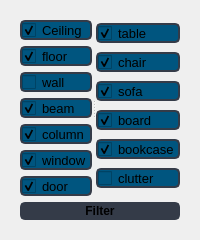
                  <widget class="QWidget" name="filter_page">
                   <layout class="QVBoxLayout" name="verticalLayout_9">
                    <item>
                     <widget class="QWidget" name="widget" native="true">
                      <property name="font">
                       <font>
                        <weight>50</weight>
                        <italic>false</italic>
                        <bold>false</bold>
                       </font>
                      </property>
                      <layout class="QVBoxLayout" name="verticalLayout_14">
                       <item>
                        <layout class="QVBoxLayout" name="verticalLayout_12">
                         <item>
                          <widget class="QSplitter" name="splitter">
                           <property name="orientation">
                            <enum>Qt::Horizontal</enum>
                           </property>
                           <widget class="QWidget" name="">
                            <layout class="QVBoxLayout" name="verticalLayout_10">
                             <item>
                              <widget class="QCheckBox" name="checkBox">
                               <property name="font">
                                <font>
                                 <family>MS Shell Dlg 2</family>
                                 <pointsize>10</pointsize>
                                 <weight>6</weight>
                                 <italic>false</italic>
                                 <bold>false</bold>
                                </font>
                               </property>
                               <property name="styleSheet">
                                <string notr="true">QCheckBox {
	font: 50 10pt &quot;MS Shell Dlg 2&quot;;
	background-color: rgb(0, 85, 127);
	border: 2px solid rgb(52, 59, 72);
	border-radius: 5px;
	padding: 1em;
}
QCheckBox:hover {
	background-color: rgb(33, 37, 43);
}
QCheckBox:pressed {	
	background-color: rgb(85, 170, 255);
}</string>
                               </property>
                               <property name="text">
                                <string>Ceiling</string>
                               </property>
                               <property name="checked">
                                <bool>true</bool>
                               </property>
                              </widget>
                             </item>
                             <item>
                              <widget class="QCheckBox" name="checkBox_2">
                               <property name="font">
                                <font>
                                 <family>MS Shell Dlg 2</family>
                                 <pointsize>10</pointsize>
                                 <weight>6</weight>
                                 <italic>false</italic>
                                 <bold>false</bold>
                                </font>
                               </property>
                               <property name="styleSheet">
                                <string notr="true">QCheckBox {
	font: 50 10pt &quot;MS Shell Dlg 2&quot;;
	background-color: rgb(0, 85, 127);
	border: 2px solid rgb(52, 59, 72);
	border-radius: 5px;
	padding: 1em;
}
QCheckBox:hover {
	background-color: rgb(33, 37, 43);
}
QCheckBox:pressed {	
	background-color: rgb(85, 170, 255);
}</string>
                               </property>
                               <property name="text">
                                <string>floor</string>
                               </property>
                               <property name="checked">
                                <bool>true</bool>
                               </property>
                              </widget>
                             </item>
                             <item>
                              <widget class="QCheckBox" name="checkBox_6">
                               <property name="font">
                                <font>
                                 <family>MS Shell Dlg 2</family>
                                 <pointsize>10</pointsize>
                                 <weight>6</weight>
                                 <italic>false</italic>
                                 <bold>false</bold>
                                </font>
                               </property>
                               <property name="styleSheet">
                                <string notr="true">QCheckBox {
	font: 50 10pt &quot;MS Shell Dlg 2&quot;;
	background-color: rgb(0, 85, 127);
	border: 2px solid rgb(52, 59, 72);
	border-radius: 5px;
	padding: 1em;
}
QCheckBox:hover {
	background-color: rgb(33, 37, 43);
}
QCheckBox:pressed {	
	background-color: rgb(85, 170, 255);
}</string>
                               </property>
                               <property name="text">
                                <string>wall</string>
                               </property>
                              </widget>
                             </item>
                             <item>
                              <widget class="QCheckBox" name="checkBox_7">
                               <property name="font">
                                <font>
                                 <family>MS Shell Dlg 2</family>
                                 <pointsize>10</pointsize>
                                 <weight>6</weight>
                                 <italic>false</italic>
                                 <bold>false</bold>
                                </font>
                               </property>
                               <property name="styleSheet">
                                <string notr="true">QCheckBox {
	font: 50 10pt &quot;MS Shell Dlg 2&quot;;
	background-color: rgb(0, 85, 127);
	border: 2px solid rgb(52, 59, 72);
	border-radius: 5px;
	padding: 1em;
}
QCheckBox:hover {
	background-color: rgb(33, 37, 43);
}
QCheckBox:pressed {	
	background-color: rgb(85, 170, 255);
}</string>
                               </property>
                               <property name="text">
                                <string>beam</string>
                               </property>
                               <property name="checked">
                                <bool>true</bool>
                               </property>
                              </widget>
                             </item>
                             <item>
                              <widget class="QCheckBox" name="checkBox_3">
                               <property name="font">
                                <font>
                                 <family>MS Shell Dlg 2</family>
                                 <pointsize>10</pointsize>
                                 <weight>6</weight>
                                 <italic>false</italic>
                                 <bold>false</bold>
                                </font>
                               </property>
                               <property name="styleSheet">
                                <string notr="true">QCheckBox {
	font: 50 10pt &quot;MS Shell Dlg 2&quot;;
	background-color: rgb(0, 85, 127);
	border: 2px solid rgb(52, 59, 72);
	border-radius: 5px;
	padding: 1em;
}
QCheckBox:hover {
	background-color: rgb(33, 37, 43);
}
QCheckBox:pressed {	
	background-color: rgb(85, 170, 255);
}</string>
                               </property>
                               <property name="text">
                                <string>column</string>
                               </property>
                               <property name="checked">
                                <bool>true</bool>
                               </property>
                              </widget>
                             </item>
                             <item>
                              <widget class="QCheckBox" name="checkBox_8">
                               <property name="font">
                                <font>
                                 <family>MS Shell Dlg 2</family>
                                 <pointsize>10</pointsize>
                                 <weight>6</weight>
                                 <italic>false</italic>
                                 <bold>false</bold>
                                </font>
                               </property>
                               <property name="styleSheet">
                                <string notr="true">QCheckBox {
	font: 50 10pt &quot;MS Shell Dlg 2&quot;;
	background-color: rgb(0, 85, 127);
	border: 2px solid rgb(52, 59, 72);
	border-radius: 5px;
	padding: 1em;
}
QCheckBox:hover {
	background-color: rgb(33, 37, 43);
}
QCheckBox:pressed {	
	background-color: rgb(85, 170, 255);
}</string>
                               </property>
                               <property name="text">
                                <string>window</string>
                               </property>
                               <property name="checked">
                                <bool>true</bool>
                               </property>
                              </widget>
                             </item>
                             <item>
                              <widget class="QCheckBox" name="checkBox_5">
                               <property name="font">
                                <font>
                                 <family>MS Shell Dlg 2</family>
                                 <pointsize>10</pointsize>
                                 <weight>6</weight>
                                 <italic>false</italic>
                                 <bold>false</bold>
                                </font>
                               </property>
                               <property name="styleSheet">
                                <string notr="true">QCheckBox {
	font: 50 10pt &quot;MS Shell Dlg 2&quot;;
	background-color: rgb(0, 85, 127);
	border: 2px solid rgb(52, 59, 72);
	border-radius: 5px;
	padding: 1em;
}
QCheckBox:hover {
	background-color: rgb(33, 37, 43);
}
QCheckBox:pressed {	
	background-color: rgb(85, 170, 255);
}</string>
                               </property>
                               <property name="text">
                                <string>door</string>
                               </property>
                               <property name="checked">
                                <bool>true</bool>
                               </property>
                              </widget>
                             </item>
                            </layout>
                           </widget>
                           <widget class="QWidget" name="">
                            <layout class="QVBoxLayout" name="verticalLayout_11">
                             <item>
                              <widget class="QCheckBox" name="checkBox_4">
                               <property name="font">
                                <font>
                                 <family>MS Shell Dlg 2</family>
                                 <pointsize>10</pointsize>
                                 <weight>6</weight>
                                 <italic>false</italic>
                                 <bold>false</bold>
                                </font>
                               </property>
                               <property name="styleSheet">
                                <string notr="true">QCheckBox {
	font: 50 10pt &quot;MS Shell Dlg 2&quot;;
	background-color: rgb(0, 85, 127);
	border: 2px solid rgb(52, 59, 72);
	border-radius: 5px;
	padding: 1em;
}
QCheckBox:hover {
	background-color: rgb(33, 37, 43);
}
QCheckBox:pressed {	
	background-color: rgb(85, 170, 255);
}</string>
                               </property>
                               <property name="text">
                                <string>table</string>
                               </property>
                               <property name="checked">
                                <bool>true</bool>
                               </property>
                              </widget>
                             </item>
                             <item>
                              <widget class="QCheckBox" name="checkBox_10">
                               <property name="font">
                                <font>
                                 <family>MS Shell Dlg 2</family>
                                 <pointsize>10</pointsize>
                                 <weight>6</weight>
                                 <italic>false</italic>
                                 <bold>false</bold>
                                </font>
                               </property>
                               <property name="styleSheet">
                                <string notr="true">QCheckBox {
	font: 50 10pt &quot;MS Shell Dlg 2&quot;;
	background-color: rgb(0, 85, 127);
	border: 2px solid rgb(52, 59, 72);
	border-radius: 5px;
	padding: 1em;
}
QCheckBox:hover {
	background-color: rgb(33, 37, 43);
}
QCheckBox:pressed {	
	background-color: rgb(85, 170, 255);
}</string>
                               </property>
                               <property name="text">
                                <string>chair</string>
                               </property>
                               <property name="checked">
                                <bool>true</bool>
                               </property>
                              </widget>
                             </item>
                             <item>
                              <widget class="QCheckBox" name="checkBox_9">
                               <property name="font">
                                <font>
                                 <family>MS Shell Dlg 2</family>
                                 <pointsize>10</pointsize>
                                 <weight>6</weight>
                                 <italic>false</italic>
                                 <bold>false</bold>
                                </font>
                               </property>
                               <property name="styleSheet">
                                <string notr="true">QCheckBox {
	font: 50 10pt &quot;MS Shell Dlg 2&quot;;
	background-color: rgb(0, 85, 127);
	border: 2px solid rgb(52, 59, 72);
	border-radius: 5px;
	padding: 1em;
}
QCheckBox:hover {
	background-color: rgb(33, 37, 43);
}
QCheckBox:pressed {	
	background-color: rgb(85, 170, 255);
}</string>
                               </property>
                               <property name="text">
                                <string>sofa</string>
                               </property>
                               <property name="checked">
                                <bool>true</bool>
                               </property>
                              </widget>
                             </item>
                             <item>
                              <widget class="QCheckBox" name="checkBox_11">
                               <property name="font">
                                <font>
                                 <family>MS Shell Dlg 2</family>
                                 <pointsize>10</pointsize>
                                 <weight>6</weight>
                                 <italic>false</italic>
                                 <bold>false</bold>
                                </font>
                               </property>
                               <property name="styleSheet">
                                <string notr="true">QCheckBox {
	font: 50 10pt &quot;MS Shell Dlg 2&quot;;
	background-color: rgb(0, 85, 127);
	border: 2px solid rgb(52, 59, 72);
	border-radius: 5px;
	padding: 1em;
}
QCheckBox:hover {
	background-color: rgb(33, 37, 43);
}
QCheckBox:pressed {	
	background-color: rgb(85, 170, 255);
}</string>
                               </property>
                               <property name="text">
                                <string>board</string>
                               </property>
                               <property name="checked">
                                <bool>true</bool>
                               </property>
                              </widget>
                             </item>
                             <item>
                              <widget class="QCheckBox" name="checkBox_13">
                               <property name="font">
                                <font>
                                 <family>MS Shell Dlg 2</family>
                                 <pointsize>10</pointsize>
                                 <weight>6</weight>
                                 <italic>false</italic>
                                 <bold>false</bold>
                                </font>
                               </property>
                               <property name="styleSheet">
                                <string notr="true">QCheckBox {
	font: 50 10pt &quot;MS Shell Dlg 2&quot;;
	background-color: rgb(0, 85, 127);
	border: 2px solid rgb(52, 59, 72);
	border-radius: 5px;
	padding: 1em;
}
QCheckBox:hover {
	background-color: rgb(33, 37, 43);
}
QCheckBox:pressed {	
	background-color: rgb(85, 170, 255);
}</string>
                               </property>
                               <property name="text">
                                <string>bookcase</string>
                               </property>
                               <property name="checked">
                                <bool>true</bool>
                               </property>
                              </widget>
                             </item>
                             <item>
                              <widget class="QCheckBox" name="checkBox_12">
                               <property name="font">
                                <font>
                                 <family>MS Shell Dlg 2</family>
                                 <pointsize>10</pointsize>
                                 <weight>6</weight>
                                 <italic>false</italic>
                                 <bold>false</bold>
                                </font>
                               </property>
                               <property name="styleSheet">
                                <string notr="true">QCheckBox {
	font: 50 10pt &quot;MS Shell Dlg 2&quot;;
	background-color: rgb(0, 85, 127);
	border: 2px solid rgb(52, 59, 72);
	border-radius: 5px;
	padding: 1em;
}
QCheckBox:hover {
	background-color: rgb(33, 37, 43);
}
QCheckBox:pressed {	
	background-color: rgb(85, 170, 255);
}</string>
                               </property>
                               <property name="text">
                                <string>clutter</string>
                               </property>
                              </widget>
                             </item>
                            </layout>
                           </widget>
                          </widget>
                         </item>
                         <item>
                          <widget class="QPushButton" name="pushButton_2">
                           <property name="font">
                            <font>
                             <pointsize>9</pointsize>
                             <weight>75</weight>
                             <bold>true</bold>
                            </font>
                           </property>
                           <property name="styleSheet">
                            <string notr="true">QPushButton {
	font: 75 10pt &quot;MS Shell Dlg 2&quot;;
	// background-image:url(:/16x16/icons/16x16/cil-home.png);
	background-position: left;
	background-repeat: no-reperat;
	background-color: rgb(52, 59, 72);
	border: 2px solid rgb(52, 59, 72);
	border-radius: 5px;
	padding: 1em;
}
QPushButton:hover {
	background-color: rgb(33, 37, 43);
}
QPushButton:pressed {	
	background-color: rgb(85, 170, 255);
}</string>
                           </property>
                           <property name="text">
                            <string>Filter</string>
                           </property>
                          </widget>
                         </item>
                        </layout>
                       </item>
                      </layout>
                     </widget>
                    </item>
                   </layout>
                  </widget>
